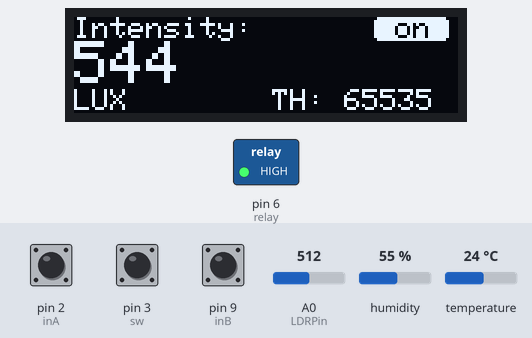
A sketch run on a simulated Arduino Uno, built with avr-gcc and run on an emulated ATmega328P. On the bench: 128×32 one-colour display, switched loads named in the sketch (green lamp = pin HIGH). The test bench sets the inputs (shaded band); at power-on: A0 (LDRPin) = 512, pin 3 (sw) HIGH, pin 2 (inA) HIGH, pin 9 (inB) HIGH, humidity 55 %, temperature 24 °C. What the sketch prints to the serial monitor is not drawn.

Above: at 5.7 s.
5.8 s: A0 (LDRPin) set to 716
At 7.0 s:
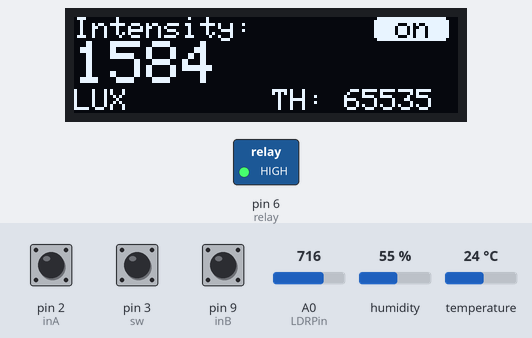
7.3 s: pin 3 (sw) pulled LOW for 0.15 s
At 8.5 s:
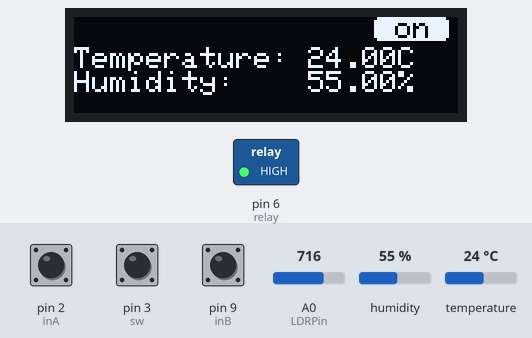
8.9 s: A0 (LDRPin) set to 988
10.4 s: A0 (LDRPin) set to 1011
At 11.4 s:
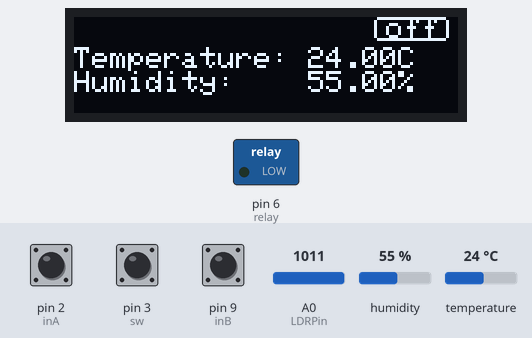
11.9 s: pin 3 (sw) pulled LOW for 1 s
At 12.9 s:
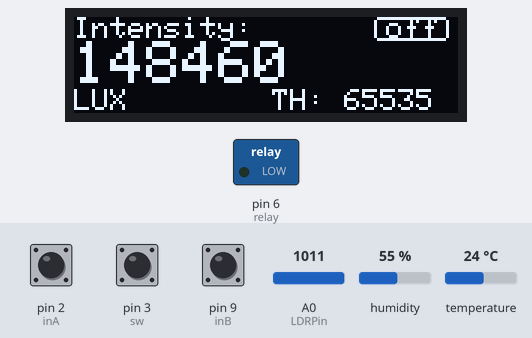
14.4 s: A0 (LDRPin) set to 1023
At 14.9 s:
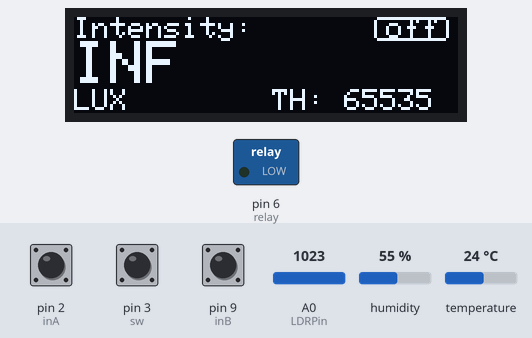
Timing chart, 0 to 16.9 s (numbered marks = the images above; inputs shaded):
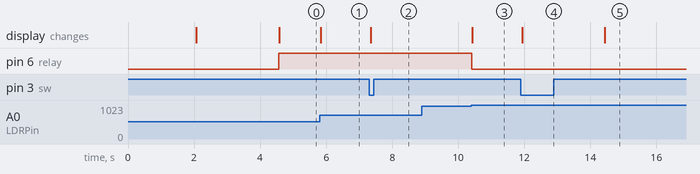

The sketch:

Light_Sensor_MEL-1.ino
```cpp
/*
 Name:		Light_Sensor_MEL_1.ino
 Created:	12/2/2018 7:37:10 PM
 Author:	Danish Sajjad
*/

//Libraries Required
#include <DHT_U.h>
#include <DHT.h>
#include <wire.h>
#include <Adafruit_SSD1306.h>
#include <Adafruit_GFX.h>
#include <DHT_U.h>
#include <DHT.h>
#include <math.h>
#include <EEPROM.h>

//Pin Definitions
#define DHTPIN 4
#define DHTTYPE DHT11
#define LDRPin A0
#define sw 3
#define inA 2
#define inB 9
#define relay 6

//Custom Data Types
enum encoderRotation {anitClockwise, clockwise, stationary};
struct Stopwatch
{
	unsigned long int prev;
	unsigned long int curr;
	const unsigned int time = 3000;
};

volatile encoderRotation rotation;  //Enumerated data type stating the rotation of encoder
volatile byte aFlag = 0;            // let's us know when we're expecting a rising edge on pinA to signal that the encoder has arrived at a detent
volatile byte bFlag = 0;            // let's us know when we're expecting a rising edge on pinB to signal that the encoder has arrived at a detent (opposite direction to when aFlag is set)
volatile byte encoderP = 0;         //this variable stores our current value of encoder position. Change to int or uin16_t instead of byte if you want to record a larger range than 0-255
volatile byte oldEncPos = 0;        //stores the last encoder position value so we can compare to the current reading and see if it has changed (so we know when to print to the serial monitor)
volatile byte A = 0;                //somewhere to store the direct values we read from our interrupt pins before checking to see if we have moved a whole detent
volatile byte B = 0;
volatile byte sw_s = LOW;          //Default state of encoder switch
volatile unsigned int threshold;    //Global variable for the stored threshold value
float light_Intensity;              //Global variable for light intensity
byte relayState = LOW;              //State of Relay
const int eepromAddr = 0;           //Address to store threshold value
bool reset = true;                  //Reset state is saved to make sure values are correctly written to eeprom
Stopwatch timer;                    //Timer for Threshold Screen
bool showThresh = false;            //Bool wheather to show threshold screen or not


Adafruit_SSD1306 display;              //Initialization of Display
DHT tempHumidSensor(DHTPIN, DHTTYPE);  //Initialization of Temperature sensor


//Interrupts
void pciSetup(byte pin)
{
	*digitalPinToPCMSK(pin) |= bit(digitalPinToPCMSKbit(pin));  // enable pin
	PCIFR |= bit(digitalPinToPCICRbit(pin)); // clear any outstanding interrupt
	PCICR |= bit(digitalPinToPCICRbit(pin)); // enable interrupt for the group
}
void PinA() {
	cli(); //stop interrupts happening before we read pin values
	A = digitalRead(inA);
	B = digitalRead(inB);
	if (A == HIGH && B == HIGH && aFlag) { //check that we have both pins at detent (HIGH) and that we are expecting detent on this pin's rising edge
		encoderP++; //decrement the encoder's position count
		rotation = clockwise;
		bFlag = 0; //reset flags for the next turn
		aFlag = 0; //reset flags for the next turn
		adjustThreshHold();
	}
	else if (A == HIGH && B == LOW) bFlag = 1; //signal that we're expecting pinB to signal the transition to detent from free rotation
	showEncoderPos();
	sei(); //restart interrupts
}
ISR(PCINT0_vect) // handle pin change interrupt for D8 to D13 here
{
	cli(); //stop interrupts happening before we read pin values
	//digitalWrite(13, digitalRead(8) and digitalRead(9));
	A = digitalRead(inA);
	B = digitalRead(inB);
	if (A == HIGH && B == HIGH && bFlag) { //check that we have both pins at detent (HIGH) and that we are expecting detent on this pin's rising edge
		encoderP--; //increment the encoder's position count
		rotation = anitClockwise;
		bFlag = 0; //reset flags for the next turn
		aFlag = 0; //reset flags for the next turn
		adjustThreshHold();
	}
	else if (A == LOW && B == HIGH) aFlag = 1; //signal that we're expecting pinA to signal the transition to detent from free rotation
	showEncoderPos();
	sei(); //restart interrupts
}
void swState() {
	sw_s = !sw_s;
}

//Calculations
double voltage(int analog_Val) {
	return (double(analog_Val) / 1023.0)*5.00;
}
void readTempHumid(float &t, float &h) {
	h = tempHumidSensor.readHumidity();
	t = tempHumidSensor.readTemperature();
}
void calcIntensity() {
	float input_Voltage = voltage(analogRead(LDRPin));
	light_Intensity = lightIntensity(input_Voltage);
}
inline double lightIntensity(double v) {
	double exp = (2.16 - log10((5 / double(v)) - 1.0)) / (0.79);
	//Serial.println(exp);
	return pow(10.0, exp);
}

//Display Functions
void displayEnv() {
	float t, h;
	readTempHumid(t, h);
	display.setTextSize(1);
	display.setCursor(0, 10);
	display.setTextColor(WHITE);
	display.println("Temperature: " + String(t) + "C");
	display.println("Humidity:    " + String(h) + "%");

}
void displayLight() {
	display.setCursor(0, 0);
	display.setTextSize(1);
	display.setTextColor(WHITE);
	display.println("Intensity:");
	display.setTextSize(2);
	//tab(light_Intensity);
	display.println(String(light_Intensity, 0));
	display.setTextSize(1);
	display.println("LUX        TH: " + String(threshold));
	//return light_Intensity;
}
void displaySplash() {
	display.clearDisplay();
	display.setCursor(0, 0);
	display.setTextSize(1);
	display.setTextColor(WHITE);
	//display.setTextWrap(false);
	display.println("Light Intensity");
	display.println("Module");
	display.println("Submission By:");
	display.display();
	delay(2000);
	display.clearDisplay();
	display.setCursor(0, 0);
	display.println("Danish Sajjad");
	display.println("Arafat Idrees");
	display.println("Arham Rahim");
	display.println("Danish Hassan");
	display.display();
	delay(2000);

}
void showRelayState(byte s) {
	//display.clearDisplay();
	//relayState = LOW;
	if (s == HIGH) {
		display.setCursor(107, 0);
		display.fillRoundRect(100, 0, 25, 8, 2, WHITE);
		display.setTextSize(1);
		display.setTextColor(BLACK);
		display.print("on");
	}
	else if (s == LOW) {
		display.setCursor(104, 0);
		display.drawRoundRect(100, 0, 25, 8, 2, WHITE);
		display.setTextSize(1);
		display.setTextColor(WHITE);
		display.print("off");
	}
}
void displayThreshold() {
	display.setCursor(0, 0);
	display.setTextSize(1);
	display.setTextColor(WHITE);
	display.println("Threshold:");
	display.setTextSize(2);
	display.println(threshold);
	display.setTextSize(1);
	display.println("Current:  " + String(light_Intensity));
}
/*
void encoderPos() {
	cli();
	aState = HIGH; // Reads the "current" state of the outputA
	bLastState = digitalRead(inB);
	// If the outputB state is different to the outputA state, that means the encoder is rotating clockwise
	if (digitalRead(inB) != aState) {
		bState = digitalRead(inB);
		rotation = clockwise;
		while (aState != bState) {
		}
	}
	else {
		rotation = clockwise;
	}
	adjustThreshHold();
	Serial.print("Rotation: ");
	Serial.println(rotation);
	aLastState = aState; // Updates the previous state of the outputA with the current state
	sei();
}*/

//Misc Routeines
void toggleRelay(byte s) {
	digitalWrite(relay, s);
	showRelayState(s);
}
void adjustThreshHold() {
	if (rotation == clockwise && oldEncPos != encoderP) {
		threshold += 10;
		//rotation = stationary;
	}
	else if (rotation == anitClockwise && oldEncPos != encoderP) {
		threshold -= 10;
		//rotation = stationary;
	}
	if (reset == true) {
		EEPROM.put(eepromAddr, threshold);
		reset == false;
	}
	else {
		EEPROM.update(eepromAddr, threshold);
	}
	showThresh = true;
	timer.prev = millis();
	//Serial.println("Threshold: " + String(threshold));
}
void showEncoderPos() {
	if (oldEncPos != encoderP) {
		Serial.println(encoderP);
		oldEncPos = encoderP;
	}
}

// the setup function runs once when you press reset or power the board
void setup() {
	Serial.begin(115200);
	pinMode(A0, INPUT);
	pinMode(sw, INPUT_PULLUP);
	pinMode(inA, INPUT_PULLUP);
	pinMode(inB, INPUT_PULLUP);
	pinMode(relay, OUTPUT);
	if (!display.begin(SSD1306_SWITCHCAPVCC, 0x3C)) { // Address 0x3C for 128x32
		Serial.println(F("SSD1306 allocation failed"));
		for (;;); // Don't proceed, loop forever
	}
	displaySplash();
	//display.display();
	delay(500);
	display.clearDisplay();
	display.setTextColor(WHITE);
	display.setCursor(0, 0);
	tempHumidSensor.begin();
	attachInterrupt(0, PinA, RISING); // set an interrupt on pin2, looking for a rising edge signal and executing the "PinA" Interrupt Service Routine (above)
	pciSetup(9);                      // set an interrupt on pin9, looking for a rising edge signal and executing the "ISR9" Interrupt Service Routine (above)
	attachInterrupt(digitalPinToInterrupt(sw), swState , FALLING); // set an interrupt for encoder switch to toggle display
	EEPROM.get(eepromAddr, threshold);
	Serial.println("Threshold: " + String(threshold));
	timer.prev = millis();
	timer.curr = millis();
}

// the loop function runs over and over again until power down or reset
void loop() {
	calcIntensity();
	if (sw_s == HIGH && showThresh == false){
		displayEnv();
	}
	else if (sw_s == LOW && showThresh == false) {
		displayLight();
	}
	else if (showThresh == HIGH) {
		timer.curr = millis();
		if (timer.curr - timer.prev <= timer.time) {
			displayThreshold();
		}
		else {
			showThresh = false;
		}
	}

	if (light_Intensity > threshold) {
		relayState = LOW;
	}
	else if (light_Intensity < threshold) {
		relayState = HIGH;
	}
	toggleRelay(relayState);

	display.display();         //Displays everything in display buffer
	display.clearDisplay();    //Clears display buffer for next iteration
}
```

Measured:
- the behaviour switches between 1000 and 1001 on A0 (LDRPin) (found by bisection; images 2 and 3)
- after the input at 5.8 s, the display: changes at once (image 1)
- after the input at 7.3 s, the display: changes after 0.05 s (image 2)
- after the input at 8.9 s, every drawn part: stays the same
- after the input at 10.4 s, pin 6 (relay): HIGH → LOW at once; the display: changes at once (image 3)
- after the input at 11.9 s, the display: changes at once (image 4)
- after the input at 14.4 s, the display: changes at once (image 5)
